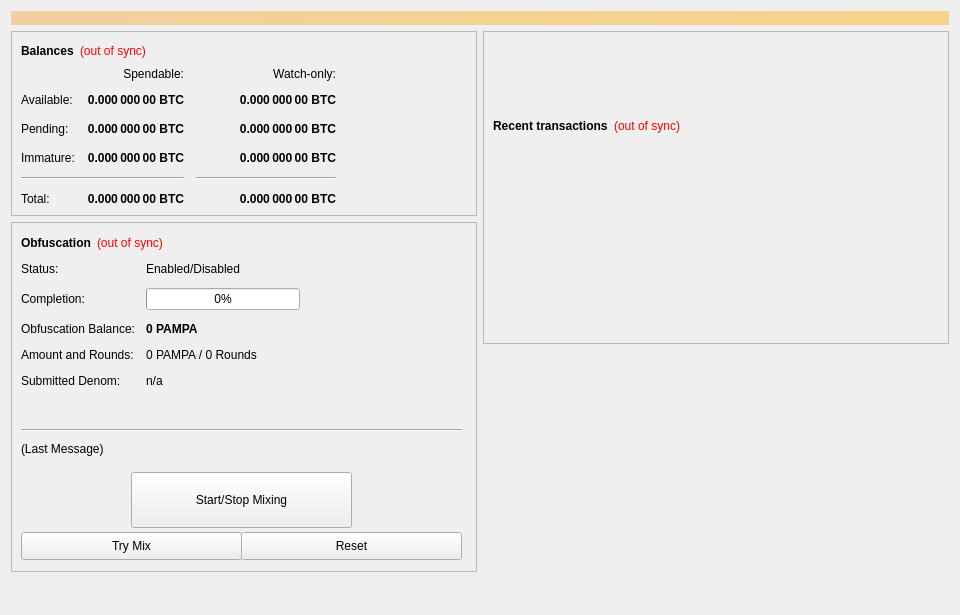
<?xml version="1.0" encoding="UTF-8"?>
<ui version="4.0">
 <class>OverviewPage</class>
 <widget class="QWidget" name="OverviewPage">
  <property name="geometry">
   <rect>
    <x>0</x>
    <y>0</y>
    <width>960</width>
    <height>615</height>
   </rect>
  </property>
  <property name="minimumSize">
   <size>
    <width>960</width>
    <height>0</height>
   </size>
  </property>
  <property name="windowTitle">
   <string>Form</string>
  </property>
  <layout class="QVBoxLayout" name="topLayout">
   <item>
    <widget class="QLabel" name="labelAlerts">
     <property name="visible">
      <bool>false</bool>
     </property>
     <property name="styleSheet">
      <string notr="true">background-color: qlineargradient(x1: 0, y1: 0, x2: 1, y2: 0, stop:0 #F0D0A0, stop:1 #F8D488); color:#000000;</string>
     </property>
     <property name="wordWrap">
      <bool>true</bool>
     </property>
     <property name="margin">
      <number>3</number>
     </property>
    </widget>
   </item>
   <item>
    <layout class="QHBoxLayout" name="horizontalLayout" stretch="1,1">
     <item>
      <layout class="QVBoxLayout" name="verticalLayout_2">
       <item>
        <widget class="QFrame" name="frame">
         <property name="frameShape">
          <enum>QFrame::StyledPanel</enum>
         </property>
         <property name="frameShadow">
          <enum>QFrame::Raised</enum>
         </property>
         <layout class="QVBoxLayout" name="verticalLayout_4">
          <item>
           <layout class="QHBoxLayout" name="horizontalLayout_4">
            <item>
             <widget class="QLabel" name="label_5">
              <property name="font">
               <font>
                <weight>75</weight>
                <bold>true</bold>
               </font>
              </property>
              <property name="text">
               <string>Balances</string>
              </property>
             </widget>
            </item>
            <item>
             <widget class="QLabel" name="labelWalletStatus">
              <property name="cursor">
               <cursorShape>WhatsThisCursor</cursorShape>
              </property>
              <property name="toolTip">
               <string>The displayed information may be out of date. Your wallet automatically synchronizes with the PAMPA network after a connection is established, but this process has not completed yet.</string>
              </property>
              <property name="styleSheet">
               <string notr="true">QLabel { color: red; }</string>
              </property>
              <property name="text">
               <string notr="true">(out of sync)</string>
              </property>
              <property name="alignment">
               <set>Qt::AlignLeading|Qt::AlignLeft|Qt::AlignVCenter</set>
              </property>
             </widget>
            </item>
            <item>
             <spacer name="horizontalSpacer_3">
              <property name="orientation">
               <enum>Qt::Horizontal</enum>
              </property>
              <property name="sizeHint" stdset="0">
               <size>
                <width>40</width>
                <height>20</height>
               </size>
              </property>
             </spacer>
            </item>
           </layout>
          </item>
          <item>
           <layout class="QGridLayout" name="gridLayout">
            <property name="spacing">
             <number>12</number>
            </property>
            <item row="2" column="2">
             <widget class="QLabel" name="labelWatchPending">
              <property name="font">
               <font>
                <weight>75</weight>
                <bold>true</bold>
               </font>
              </property>
              <property name="cursor">
               <cursorShape>IBeamCursor</cursorShape>
              </property>
              <property name="toolTip">
               <string>Unconfirmed transactions to watch-only addresses</string>
              </property>
              <property name="text">
               <string notr="true">0.000 000 00 BTC</string>
              </property>
              <property name="alignment">
               <set>Qt::AlignRight|Qt::AlignTrailing|Qt::AlignVCenter</set>
              </property>
              <property name="textInteractionFlags">
               <set>Qt::LinksAccessibleByMouse|Qt::TextSelectableByKeyboard|Qt::TextSelectableByMouse</set>
              </property>
             </widget>
            </item>
            <item row="2" column="1">
             <widget class="QLabel" name="labelUnconfirmed">
              <property name="font">
               <font>
                <weight>75</weight>
                <bold>true</bold>
               </font>
              </property>
              <property name="cursor">
               <cursorShape>IBeamCursor</cursorShape>
              </property>
              <property name="toolTip">
               <string>Total of transactions that have yet to be confirmed, and do not yet count toward the spendable balance</string>
              </property>
              <property name="text">
               <string notr="true">0.000 000 00 BTC</string>
              </property>
              <property name="alignment">
               <set>Qt::AlignRight|Qt::AlignTrailing|Qt::AlignVCenter</set>
              </property>
              <property name="textInteractionFlags">
               <set>Qt::LinksAccessibleByMouse|Qt::TextSelectableByKeyboard|Qt::TextSelectableByMouse</set>
              </property>
             </widget>
            </item>
            <item row="3" column="2">
             <widget class="QLabel" name="labelWatchImmature">
              <property name="font">
               <font>
                <weight>75</weight>
                <bold>true</bold>
               </font>
              </property>
              <property name="cursor">
               <cursorShape>IBeamCursor</cursorShape>
              </property>
              <property name="toolTip">
               <string>Staked or masternode rewards in watch-only addresses that has not yet matured</string>
              </property>
              <property name="text">
               <string notr="true">0.000 000 00 BTC</string>
              </property>
              <property name="alignment">
               <set>Qt::AlignRight|Qt::AlignTrailing|Qt::AlignVCenter</set>
              </property>
              <property name="textInteractionFlags">
               <set>Qt::LinksAccessibleByMouse|Qt::TextSelectableByKeyboard|Qt::TextSelectableByMouse</set>
              </property>
             </widget>
            </item>
            <item row="4" column="0" colspan="2">
             <widget class="Line" name="lineSpendableBalance">
              <property name="orientation">
               <enum>Qt::Horizontal</enum>
              </property>
             </widget>
            </item>
            <item row="4" column="2">
             <widget class="Line" name="lineWatchBalance">
              <property name="sizePolicy">
               <sizepolicy hsizetype="Preferred" vsizetype="Fixed">
                <horstretch>0</horstretch>
                <verstretch>0</verstretch>
               </sizepolicy>
              </property>
              <property name="minimumSize">
               <size>
                <width>140</width>
                <height>0</height>
               </size>
              </property>
              <property name="orientation">
               <enum>Qt::Horizontal</enum>
              </property>
             </widget>
            </item>
            <item row="5" column="0">
             <widget class="QLabel" name="labelTotalText">
              <property name="text">
               <string>Total:</string>
              </property>
             </widget>
            </item>
            <item row="3" column="1">
             <widget class="QLabel" name="labelImmature">
              <property name="font">
               <font>
                <weight>75</weight>
                <bold>true</bold>
               </font>
              </property>
              <property name="cursor">
               <cursorShape>IBeamCursor</cursorShape>
              </property>
              <property name="toolTip">
               <string>Staked or masternode rewards that has not yet matured</string>
              </property>
              <property name="text">
               <string notr="true">0.000 000 00 BTC</string>
              </property>
              <property name="alignment">
               <set>Qt::AlignRight|Qt::AlignTrailing|Qt::AlignVCenter</set>
              </property>
              <property name="textInteractionFlags">
               <set>Qt::LinksAccessibleByMouse|Qt::TextSelectableByKeyboard|Qt::TextSelectableByMouse</set>
              </property>
             </widget>
            </item>
            <item row="2" column="3">
             <spacer name="horizontalSpacer_2">
              <property name="orientation">
               <enum>Qt::Horizontal</enum>
              </property>
              <property name="sizeHint" stdset="0">
               <size>
                <width>40</width>
                <height>20</height>
               </size>
              </property>
             </spacer>
            </item>
            <item row="3" column="0">
             <widget class="QLabel" name="labelImmatureText">
              <property name="text">
               <string>Immature:</string>
              </property>
             </widget>
            </item>
            <item row="5" column="1">
             <widget class="QLabel" name="labelTotal">
              <property name="font">
               <font>
                <weight>75</weight>
                <bold>true</bold>
               </font>
              </property>
              <property name="cursor">
               <cursorShape>IBeamCursor</cursorShape>
              </property>
              <property name="toolTip">
               <string>Your current total balance</string>
              </property>
              <property name="text">
               <string notr="true">0.000 000 00 BTC</string>
              </property>
              <property name="alignment">
               <set>Qt::AlignRight|Qt::AlignTrailing|Qt::AlignVCenter</set>
              </property>
              <property name="textInteractionFlags">
               <set>Qt::LinksAccessibleByMouse|Qt::TextSelectableByKeyboard|Qt::TextSelectableByMouse</set>
              </property>
             </widget>
            </item>
            <item row="5" column="2">
             <widget class="QLabel" name="labelWatchTotal">
              <property name="font">
               <font>
                <weight>75</weight>
                <bold>true</bold>
               </font>
              </property>
              <property name="cursor">
               <cursorShape>IBeamCursor</cursorShape>
              </property>
              <property name="toolTip">
               <string>Current total balance in watch-only addresses</string>
              </property>
              <property name="text">
               <string notr="true">0.000 000 00 BTC</string>
              </property>
              <property name="alignment">
               <set>Qt::AlignRight|Qt::AlignTrailing|Qt::AlignVCenter</set>
              </property>
              <property name="textInteractionFlags">
               <set>Qt::LinksAccessibleByMouse|Qt::TextSelectableByKeyboard|Qt::TextSelectableByMouse</set>
              </property>
             </widget>
            </item>
            <item row="0" column="2">
             <widget class="QLabel" name="labelWatchonly">
              <property name="text">
               <string>Watch-only:</string>
              </property>
              <property name="alignment">
               <set>Qt::AlignRight|Qt::AlignTrailing|Qt::AlignVCenter</set>
              </property>
             </widget>
            </item>
            <item row="1" column="0">
             <widget class="QLabel" name="labelBalanceText">
              <property name="text">
               <string>Available:</string>
              </property>
             </widget>
            </item>
            <item row="1" column="1">
             <widget class="QLabel" name="labelBalance">
              <property name="font">
               <font>
                <weight>75</weight>
                <bold>true</bold>
               </font>
              </property>
              <property name="cursor">
               <cursorShape>IBeamCursor</cursorShape>
              </property>
              <property name="toolTip">
               <string>Your current spendable balance</string>
              </property>
              <property name="text">
               <string notr="true">0.000 000 00 BTC</string>
              </property>
              <property name="alignment">
               <set>Qt::AlignRight|Qt::AlignTrailing|Qt::AlignVCenter</set>
              </property>
              <property name="textInteractionFlags">
               <set>Qt::LinksAccessibleByMouse|Qt::TextSelectableByKeyboard|Qt::TextSelectableByMouse</set>
              </property>
             </widget>
            </item>
            <item row="1" column="2">
             <widget class="QLabel" name="labelWatchAvailable">
              <property name="font">
               <font>
                <weight>75</weight>
                <bold>true</bold>
               </font>
              </property>
              <property name="cursor">
               <cursorShape>IBeamCursor</cursorShape>
              </property>
              <property name="toolTip">
               <string>Your current balance in watch-only addresses</string>
              </property>
              <property name="text">
               <string notr="true">0.000 000 00 BTC</string>
              </property>
              <property name="alignment">
               <set>Qt::AlignRight|Qt::AlignTrailing|Qt::AlignVCenter</set>
              </property>
              <property name="textInteractionFlags">
               <set>Qt::LinksAccessibleByMouse|Qt::TextSelectableByKeyboard|Qt::TextSelectableByMouse</set>
              </property>
             </widget>
            </item>
            <item row="2" column="0">
             <widget class="QLabel" name="labelPendingText">
              <property name="text">
               <string>Pending:</string>
              </property>
             </widget>
            </item>
            <item row="0" column="1">
             <widget class="QLabel" name="labelSpendable">
              <property name="text">
               <string>Spendable:</string>
              </property>
              <property name="alignment">
               <set>Qt::AlignRight|Qt::AlignTrailing|Qt::AlignVCenter</set>
              </property>
             </widget>
            </item>
           </layout>
          </item>
         </layout>
        </widget>
       </item>
       <item>
        <widget class="QFrame" name="frameObfuscation">
         <property name="minimumSize">
          <size>
           <width>0</width>
           <height>350</height>
          </size>
         </property>
         <property name="layoutDirection">
          <enum>Qt::LeftToRight</enum>
         </property>
         <property name="frameShape">
          <enum>QFrame::StyledPanel</enum>
         </property>
         <property name="frameShadow">
          <enum>QFrame::Raised</enum>
         </property>
         <widget class="QWidget" name="formLayoutWidget">
          <property name="geometry">
           <rect>
            <x>10</x>
            <y>40</y>
            <width>451</width>
            <height>161</height>
           </rect>
          </property>
          <layout class="QFormLayout" name="formLayout">
           <property name="fieldGrowthPolicy">
            <enum>QFormLayout::AllNonFixedFieldsGrow</enum>
           </property>
           <property name="horizontalSpacing">
            <number>11</number>
           </property>
           <property name="verticalSpacing">
            <number>12</number>
           </property>
           <item row="0" column="0">
            <widget class="QLabel" name="label_6">
             <property name="text">
              <string>Status:</string>
             </property>
            </widget>
           </item>
           <item row="1" column="0">
            <widget class="QLabel" name="label_7">
             <property name="text">
              <string>Completion:</string>
             </property>
            </widget>
           </item>
           <item row="1" column="1">
            <widget class="QProgressBar" name="obfuscationProgress">
             <property name="maximumSize">
              <size>
               <width>154</width>
               <height>16777215</height>
              </size>
             </property>
             <property name="value">
              <number>0</number>
             </property>
            </widget>
           </item>
           <item row="2" column="0">
            <widget class="QLabel" name="labelAnonymizedText">
             <property name="text">
              <string>Obfuscation Balance:</string>
             </property>
            </widget>
           </item>
           <item row="2" column="1">
            <widget class="QLabel" name="labelAnonymized">
             <property name="font">
              <font>
               <weight>75</weight>
               <bold>true</bold>
              </font>
             </property>
             <property name="text">
              <string notr="true">0 PAMPA</string>
             </property>
            </widget>
           </item>
           <item row="3" column="0">
            <widget class="QLabel" name="label_8">
             <property name="text">
              <string>Amount and Rounds:</string>
             </property>
            </widget>
           </item>
           <item row="3" column="1">
            <widget class="QLabel" name="labelAmountRounds">
             <property name="text">
              <string>0 PAMPA / 0 Rounds</string>
             </property>
            </widget>
           </item>
           <item row="4" column="0">
            <widget class="QLabel" name="label_9">
             <property name="text">
              <string>Submitted Denom:</string>
             </property>
            </widget>
           </item>
           <item row="4" column="1">
            <widget class="QLabel" name="labelSubmittedDenom">
             <property name="toolTip">
              <string>The denominations you submitted to the Masternode.&lt;br&gt;To mix, other users must submit the exact same denominations.</string>
             </property>
             <property name="text">
              <string>n/a</string>
             </property>
            </widget>
           </item>
           <item row="0" column="1">
            <widget class="QLabel" name="obfuscationEnabled">
             <property name="text">
              <string>Enabled/Disabled</string>
             </property>
            </widget>
           </item>
          </layout>
         </widget>
         <widget class="QPushButton" name="runAutoDenom">
          <property name="geometry">
           <rect>
            <x>251</x>
            <y>17</y>
            <width>1</width>
            <height>1</height>
           </rect>
          </property>
          <property name="palette">
           <palette>
            <active>
             <colorrole role="WindowText">
              <brush brushstyle="SolidPattern">
               <color alpha="255">
                <red>0</red>
                <green>0</green>
                <blue>0</blue>
               </color>
              </brush>
             </colorrole>
             <colorrole role="Button">
              <brush brushstyle="SolidPattern">
               <color alpha="255">
                <red>239</red>
                <green>238</green>
                <blue>238</blue>
               </color>
              </brush>
             </colorrole>
             <colorrole role="Light">
              <brush brushstyle="SolidPattern">
               <color alpha="255">
                <red>255</red>
                <green>255</green>
                <blue>255</blue>
               </color>
              </brush>
             </colorrole>
             <colorrole role="Midlight">
              <brush brushstyle="SolidPattern">
               <color alpha="255">
                <red>247</red>
                <green>246</green>
                <blue>246</blue>
               </color>
              </brush>
             </colorrole>
             <colorrole role="Dark">
              <brush brushstyle="SolidPattern">
               <color alpha="255">
                <red>119</red>
                <green>119</green>
                <blue>119</blue>
               </color>
              </brush>
             </colorrole>
             <colorrole role="Mid">
              <brush brushstyle="SolidPattern">
               <color alpha="255">
                <red>159</red>
                <green>159</green>
                <blue>159</blue>
               </color>
              </brush>
             </colorrole>
             <colorrole role="Text">
              <brush brushstyle="SolidPattern">
               <color alpha="255">
                <red>0</red>
                <green>0</green>
                <blue>0</blue>
               </color>
              </brush>
             </colorrole>
             <colorrole role="BrightText">
              <brush brushstyle="SolidPattern">
               <color alpha="255">
                <red>255</red>
                <green>255</green>
                <blue>255</blue>
               </color>
              </brush>
             </colorrole>
             <colorrole role="ButtonText">
              <brush brushstyle="SolidPattern">
               <color alpha="255">
                <red>0</red>
                <green>0</green>
                <blue>0</blue>
               </color>
              </brush>
             </colorrole>
             <colorrole role="Base">
              <brush brushstyle="SolidPattern">
               <color alpha="255">
                <red>255</red>
                <green>255</green>
                <blue>255</blue>
               </color>
              </brush>
             </colorrole>
             <colorrole role="Window">
              <brush brushstyle="SolidPattern">
               <color alpha="255">
                <red>239</red>
                <green>238</green>
                <blue>238</blue>
               </color>
              </brush>
             </colorrole>
             <colorrole role="Shadow">
              <brush brushstyle="SolidPattern">
               <color alpha="255">
                <red>0</red>
                <green>0</green>
                <blue>0</blue>
               </color>
              </brush>
             </colorrole>
             <colorrole role="AlternateBase">
              <brush brushstyle="SolidPattern">
               <color alpha="255">
                <red>247</red>
                <green>246</green>
                <blue>246</blue>
               </color>
              </brush>
             </colorrole>
             <colorrole role="ToolTipBase">
              <brush brushstyle="SolidPattern">
               <color alpha="255">
                <red>255</red>
                <green>255</green>
                <blue>220</blue>
               </color>
              </brush>
             </colorrole>
             <colorrole role="ToolTipText">
              <brush brushstyle="SolidPattern">
               <color alpha="255">
                <red>0</red>
                <green>0</green>
                <blue>0</blue>
               </color>
              </brush>
             </colorrole>
            </active>
            <inactive>
             <colorrole role="WindowText">
              <brush brushstyle="SolidPattern">
               <color alpha="255">
                <red>0</red>
                <green>0</green>
                <blue>0</blue>
               </color>
              </brush>
             </colorrole>
             <colorrole role="Button">
              <brush brushstyle="SolidPattern">
               <color alpha="255">
                <red>239</red>
                <green>238</green>
                <blue>238</blue>
               </color>
              </brush>
             </colorrole>
             <colorrole role="Light">
              <brush brushstyle="SolidPattern">
               <color alpha="255">
                <red>255</red>
                <green>255</green>
                <blue>255</blue>
               </color>
              </brush>
             </colorrole>
             <colorrole role="Midlight">
              <brush brushstyle="SolidPattern">
               <color alpha="255">
                <red>247</red>
                <green>246</green>
                <blue>246</blue>
               </color>
              </brush>
             </colorrole>
             <colorrole role="Dark">
              <brush brushstyle="SolidPattern">
               <color alpha="255">
                <red>119</red>
                <green>119</green>
                <blue>119</blue>
               </color>
              </brush>
             </colorrole>
             <colorrole role="Mid">
              <brush brushstyle="SolidPattern">
               <color alpha="255">
                <red>159</red>
                <green>159</green>
                <blue>159</blue>
               </color>
              </brush>
             </colorrole>
             <colorrole role="Text">
              <brush brushstyle="SolidPattern">
               <color alpha="255">
                <red>0</red>
                <green>0</green>
                <blue>0</blue>
               </color>
              </brush>
             </colorrole>
             <colorrole role="BrightText">
              <brush brushstyle="SolidPattern">
               <color alpha="255">
                <red>255</red>
                <green>255</green>
                <blue>255</blue>
               </color>
              </brush>
             </colorrole>
             <colorrole role="ButtonText">
              <brush brushstyle="SolidPattern">
               <color alpha="255">
                <red>0</red>
                <green>0</green>
                <blue>0</blue>
               </color>
              </brush>
             </colorrole>
             <colorrole role="Base">
              <brush brushstyle="SolidPattern">
               <color alpha="255">
                <red>255</red>
                <green>255</green>
                <blue>255</blue>
               </color>
              </brush>
             </colorrole>
             <colorrole role="Window">
              <brush brushstyle="SolidPattern">
               <color alpha="255">
                <red>239</red>
                <green>238</green>
                <blue>238</blue>
               </color>
              </brush>
             </colorrole>
             <colorrole role="Shadow">
              <brush brushstyle="SolidPattern">
               <color alpha="255">
                <red>0</red>
                <green>0</green>
                <blue>0</blue>
               </color>
              </brush>
             </colorrole>
             <colorrole role="AlternateBase">
              <brush brushstyle="SolidPattern">
               <color alpha="255">
                <red>247</red>
                <green>246</green>
                <blue>246</blue>
               </color>
              </brush>
             </colorrole>
             <colorrole role="ToolTipBase">
              <brush brushstyle="SolidPattern">
               <color alpha="255">
                <red>255</red>
                <green>255</green>
                <blue>220</blue>
               </color>
              </brush>
             </colorrole>
             <colorrole role="ToolTipText">
              <brush brushstyle="SolidPattern">
               <color alpha="255">
                <red>0</red>
                <green>0</green>
                <blue>0</blue>
               </color>
              </brush>
             </colorrole>
            </inactive>
            <disabled>
             <colorrole role="WindowText">
              <brush brushstyle="SolidPattern">
               <color alpha="255">
                <red>119</red>
                <green>119</green>
                <blue>119</blue>
               </color>
              </brush>
             </colorrole>
             <colorrole role="Button">
              <brush brushstyle="SolidPattern">
               <color alpha="255">
                <red>239</red>
                <green>238</green>
                <blue>238</blue>
               </color>
              </brush>
             </colorrole>
             <colorrole role="Light">
              <brush brushstyle="SolidPattern">
               <color alpha="255">
                <red>255</red>
                <green>255</green>
                <blue>255</blue>
               </color>
              </brush>
             </colorrole>
             <colorrole role="Midlight">
              <brush brushstyle="SolidPattern">
               <color alpha="255">
                <red>247</red>
                <green>246</green>
                <blue>246</blue>
               </color>
              </brush>
             </colorrole>
             <colorrole role="Dark">
              <brush brushstyle="SolidPattern">
               <color alpha="255">
                <red>119</red>
                <green>119</green>
                <blue>119</blue>
               </color>
              </brush>
             </colorrole>
             <colorrole role="Mid">
              <brush brushstyle="SolidPattern">
               <color alpha="255">
                <red>159</red>
                <green>159</green>
                <blue>159</blue>
               </color>
              </brush>
             </colorrole>
             <colorrole role="Text">
              <brush brushstyle="SolidPattern">
               <color alpha="255">
                <red>119</red>
                <green>119</green>
                <blue>119</blue>
               </color>
              </brush>
             </colorrole>
             <colorrole role="BrightText">
              <brush brushstyle="SolidPattern">
               <color alpha="255">
                <red>255</red>
                <green>255</green>
                <blue>255</blue>
               </color>
              </brush>
             </colorrole>
             <colorrole role="ButtonText">
              <brush brushstyle="SolidPattern">
               <color alpha="255">
                <red>119</red>
                <green>119</green>
                <blue>119</blue>
               </color>
              </brush>
             </colorrole>
             <colorrole role="Base">
              <brush brushstyle="SolidPattern">
               <color alpha="255">
                <red>239</red>
                <green>238</green>
                <blue>238</blue>
               </color>
              </brush>
             </colorrole>
             <colorrole role="Window">
              <brush brushstyle="SolidPattern">
               <color alpha="255">
                <red>239</red>
                <green>238</green>
                <blue>238</blue>
               </color>
              </brush>
             </colorrole>
             <colorrole role="Shadow">
              <brush brushstyle="SolidPattern">
               <color alpha="255">
                <red>0</red>
                <green>0</green>
                <blue>0</blue>
               </color>
              </brush>
             </colorrole>
             <colorrole role="AlternateBase">
              <brush brushstyle="SolidPattern">
               <color alpha="255">
                <red>239</red>
                <green>238</green>
                <blue>238</blue>
               </color>
              </brush>
             </colorrole>
             <colorrole role="ToolTipBase">
              <brush brushstyle="SolidPattern">
               <color alpha="255">
                <red>255</red>
                <green>255</green>
                <blue>220</blue>
               </color>
              </brush>
             </colorrole>
             <colorrole role="ToolTipText">
              <brush brushstyle="SolidPattern">
               <color alpha="255">
                <red>0</red>
                <green>0</green>
                <blue>0</blue>
               </color>
              </brush>
             </colorrole>
            </disabled>
           </palette>
          </property>
          <property name="focusPolicy">
           <enum>Qt::NoFocus</enum>
          </property>
          <property name="autoFillBackground">
           <bool>true</bool>
          </property>
          <property name="text">
           <string/>
          </property>
          <property name="flat">
           <bool>true</bool>
          </property>
         </widget>
         <widget class="QPushButton" name="toggleObfuscation">
          <property name="geometry">
           <rect>
            <x>120</x>
            <y>250</y>
            <width>221</width>
            <height>56</height>
           </rect>
          </property>
          <property name="sizePolicy">
           <sizepolicy hsizetype="MinimumExpanding" vsizetype="Fixed">
            <horstretch>0</horstretch>
            <verstretch>0</verstretch>
           </sizepolicy>
          </property>
          <property name="text">
           <string>Start/Stop Mixing</string>
          </property>
         </widget>
         <widget class="Line" name="lineLastMessage">
          <property name="geometry">
           <rect>
            <x>10</x>
            <y>200</y>
            <width>441</width>
            <height>16</height>
           </rect>
          </property>
          <property name="orientation">
           <enum>Qt::Horizontal</enum>
          </property>
         </widget>
         <widget class="QLabel" name="obfuscationStatus">
          <property name="geometry">
           <rect>
            <x>10</x>
            <y>220</y>
            <width>451</width>
            <height>61</height>
           </rect>
          </property>
          <property name="minimumSize">
           <size>
            <width>288</width>
            <height>43</height>
           </size>
          </property>
          <property name="text">
           <string>(Last Message)</string>
          </property>
          <property name="alignment">
           <set>Qt::AlignLeading|Qt::AlignLeft|Qt::AlignTop</set>
          </property>
          <property name="wordWrap">
           <bool>true</bool>
          </property>
         </widget>
         <widget class="QPushButton" name="obfuscationAuto">
          <property name="geometry">
           <rect>
            <x>10</x>
            <y>310</y>
            <width>221</width>
            <height>28</height>
           </rect>
          </property>
          <property name="sizePolicy">
           <sizepolicy hsizetype="MinimumExpanding" vsizetype="Fixed">
            <horstretch>0</horstretch>
            <verstretch>0</verstretch>
           </sizepolicy>
          </property>
          <property name="toolTip">
           <string>Try to manually submit a Obfuscation request.</string>
          </property>
          <property name="text">
           <string>Try Mix</string>
          </property>
         </widget>
         <widget class="QPushButton" name="obfuscationReset">
          <property name="geometry">
           <rect>
            <x>230</x>
            <y>310</y>
            <width>221</width>
            <height>28</height>
           </rect>
          </property>
          <property name="sizePolicy">
           <sizepolicy hsizetype="MinimumExpanding" vsizetype="Fixed">
            <horstretch>0</horstretch>
            <verstretch>0</verstretch>
           </sizepolicy>
          </property>
          <property name="toolTip">
           <string>Reset the current status of Obfuscation (can interrupt Obfuscation if it's in the process of Mixing, which can cost you money!)</string>
          </property>
          <property name="autoFillBackground">
           <bool>false</bool>
          </property>
          <property name="text">
           <string>Reset</string>
          </property>
         </widget>
         <widget class="QWidget" name="layoutWidget">
          <property name="geometry">
           <rect>
            <x>10</x>
            <y>10</y>
            <width>431</width>
            <height>22</height>
           </rect>
          </property>
          <layout class="QHBoxLayout" name="horizontalLayout_5">
           <item>
            <widget class="QLabel" name="label_2">
             <property name="font">
              <font>
               <weight>75</weight>
               <bold>true</bold>
              </font>
             </property>
             <property name="text">
              <string>Obfuscation</string>
             </property>
            </widget>
           </item>
           <item>
            <widget class="QLabel" name="labelObfuscationSyncStatus">
             <property name="toolTip">
              <string>The displayed information may be out of date. Your wallet automatically synchronizes with the PAMPA network after a connection is established, but this process has not completed yet.</string>
             </property>
             <property name="styleSheet">
              <string notr="true">QLabel { color: red; }</string>
             </property>
             <property name="text">
              <string notr="true">(out of sync)</string>
             </property>
             <property name="alignment">
              <set>Qt::AlignLeading|Qt::AlignLeft|Qt::AlignVCenter</set>
             </property>
            </widget>
           </item>
           <item>
            <spacer name="horizontalSpacer_4">
             <property name="orientation">
              <enum>Qt::Horizontal</enum>
             </property>
             <property name="sizeHint" stdset="0">
              <size>
               <width>40</width>
               <height>20</height>
              </size>
             </property>
            </spacer>
           </item>
          </layout>
         </widget>
        </widget>
       </item>
       <item>
        <spacer name="verticalSpacer">
         <property name="orientation">
          <enum>Qt::Vertical</enum>
         </property>
         <property name="sizeHint" stdset="0">
          <size>
           <width>20</width>
           <height>40</height>
          </size>
         </property>
        </spacer>
       </item>
      </layout>
     </item>
     <item>
      <layout class="QVBoxLayout" name="verticalLayout_3">
       <item>
        <widget class="QFrame" name="frame_2">
         <property name="frameShape">
          <enum>QFrame::StyledPanel</enum>
         </property>
         <property name="frameShadow">
          <enum>QFrame::Raised</enum>
         </property>
         <layout class="QVBoxLayout" name="verticalLayout">
          <item>
           <spacer name="verticalSpacer_3">
            <property name="orientation">
             <enum>Qt::Vertical</enum>
            </property>
            <property name="sizeType">
             <enum>QSizePolicy::Fixed</enum>
            </property>
            <property name="sizeHint" stdset="0">
             <size>
              <width>20</width>
              <height>75</height>
             </size>
            </property>
           </spacer>
          </item>
          <item>
           <layout class="QHBoxLayout" name="horizontalLayout_2">
            <item>
             <widget class="QLabel" name="label_4">
              <property name="font">
               <font>
                <weight>75</weight>
                <bold>true</bold>
               </font>
              </property>
              <property name="text">
               <string>Recent transactions</string>
              </property>
             </widget>
            </item>
            <item>
             <widget class="QLabel" name="labelTransactionsStatus">
              <property name="cursor">
               <cursorShape>WhatsThisCursor</cursorShape>
              </property>
              <property name="toolTip">
               <string>The displayed information may be out of date. Your wallet automatically synchronizes with the PAMPA network after a connection is established, but this process has not completed yet.</string>
              </property>
              <property name="styleSheet">
               <string notr="true">QLabel { color: red; }</string>
              </property>
              <property name="text">
               <string notr="true">(out of sync)</string>
              </property>
              <property name="alignment">
               <set>Qt::AlignRight|Qt::AlignTrailing|Qt::AlignVCenter</set>
              </property>
             </widget>
            </item>
            <item>
             <spacer name="horizontalSpacer">
              <property name="orientation">
               <enum>Qt::Horizontal</enum>
              </property>
              <property name="sizeHint" stdset="0">
               <size>
                <width>40</width>
                <height>20</height>
               </size>
              </property>
             </spacer>
            </item>
           </layout>
          </item>
          <item>
           <widget class="QListView" name="listTransactions">
            <property name="styleSheet">
             <string notr="true">QListView { background: transparent; }</string>
            </property>
            <property name="frameShape">
             <enum>QFrame::NoFrame</enum>
            </property>
            <property name="verticalScrollBarPolicy">
             <enum>Qt::ScrollBarAlwaysOff</enum>
            </property>
            <property name="horizontalScrollBarPolicy">
             <enum>Qt::ScrollBarAlwaysOff</enum>
            </property>
            <property name="selectionMode">
             <enum>QAbstractItemView::NoSelection</enum>
            </property>
           </widget>
          </item>
         </layout>
        </widget>
       </item>
       <item>
        <spacer name="verticalSpacer_2">
         <property name="orientation">
          <enum>Qt::Vertical</enum>
         </property>
         <property name="sizeType">
          <enum>QSizePolicy::Expanding</enum>
         </property>
         <property name="sizeHint" stdset="0">
          <size>
           <width>20</width>
           <height>40</height>
          </size>
         </property>
        </spacer>
       </item>
      </layout>
     </item>
    </layout>
   </item>
  </layout>
 </widget>
 <resources/>
 <connections/>
</ui>
